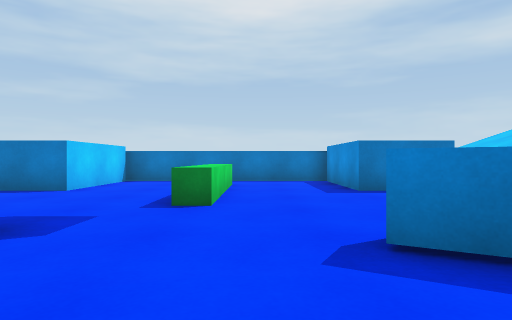
[1] (above)

21 first-person views from a walk through a Unity game level. The camera is 0.66 m above the floor, looks level and sees 75° across. The floor is counted in squares, 1 m on a side. Each view is taken from the middle of a square. On the plan, view 1 faces up. The plan holds only what a view shows up to about 10 squares ahead; the rest is blank. The place goes on beyond the plan. The player is left out. Surface patterns are stand-ins for the level's own textures.

[2]
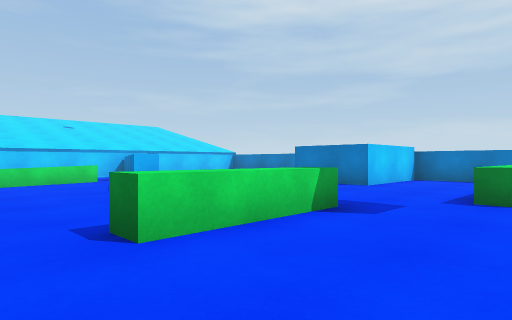

[3]
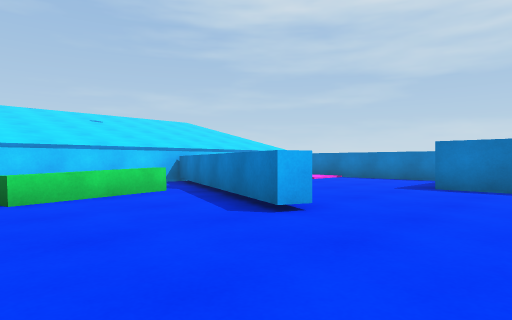

[4]
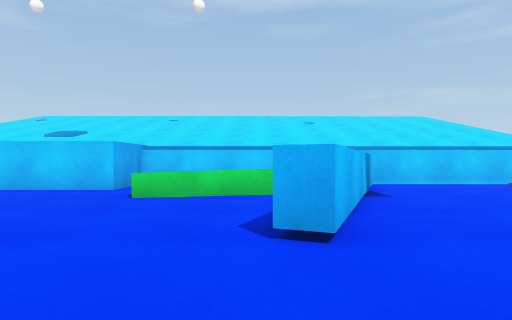

[5]
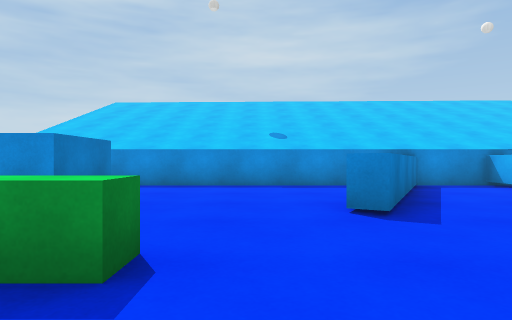

[6]
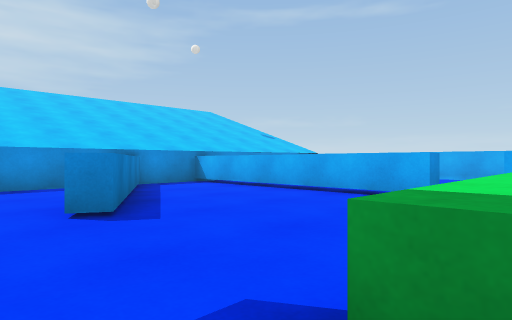

[7]
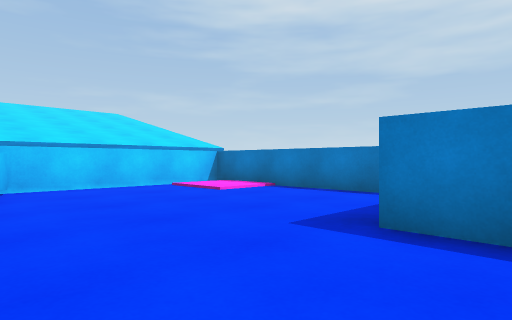

[8]
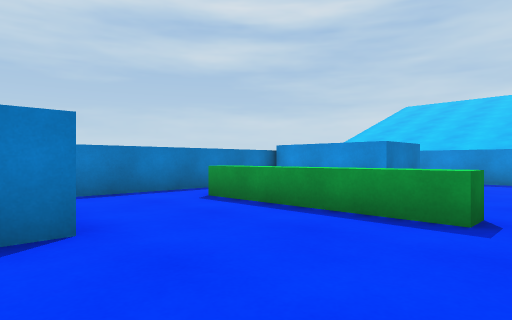

[9]
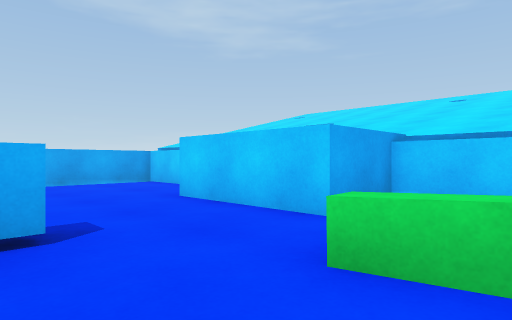

[10]
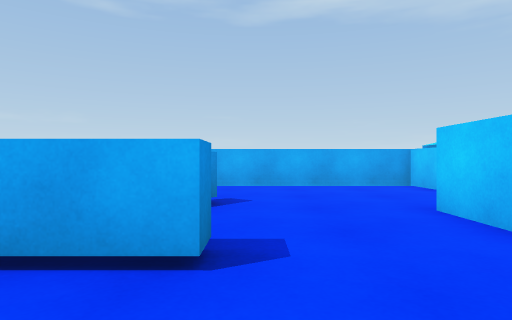

[11]
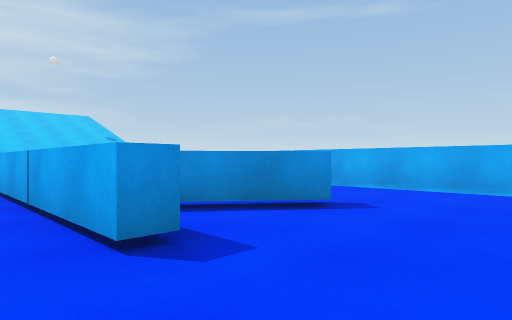

[12]
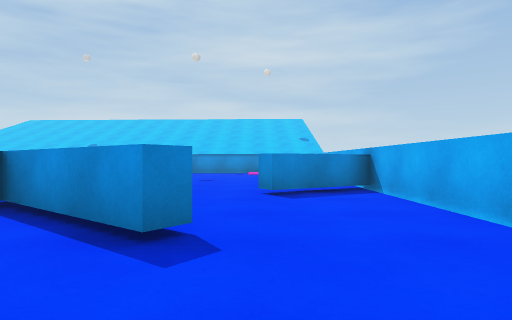

[13]
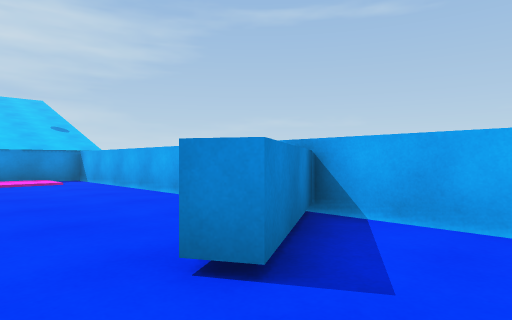

[14]
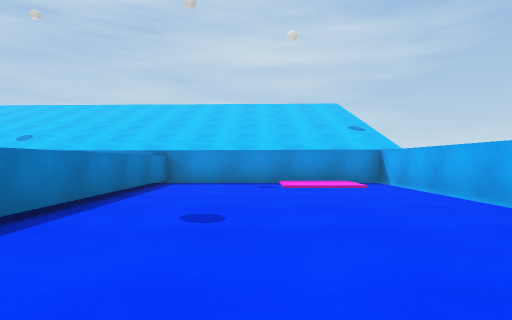

[15]
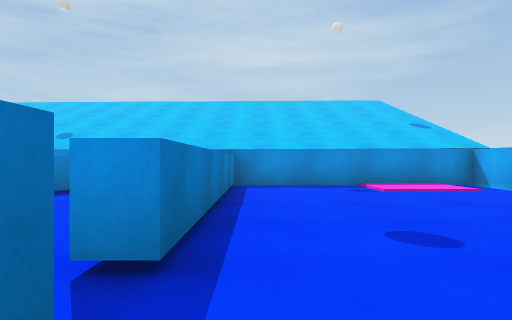

[16]
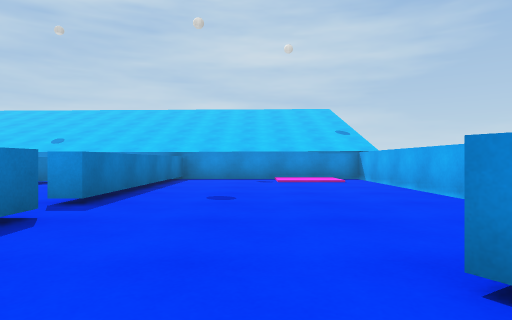

[17]
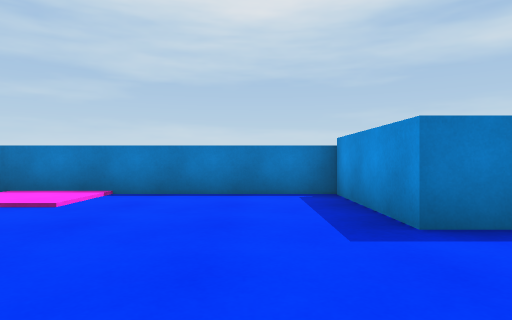

[18]
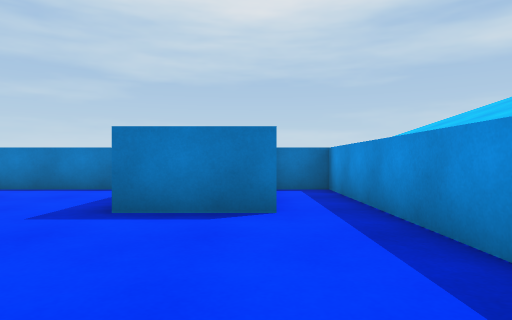

[19]
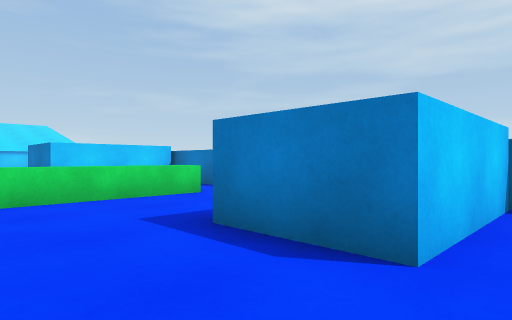

[20]
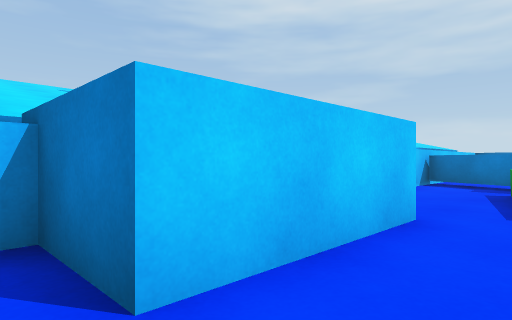

[21]
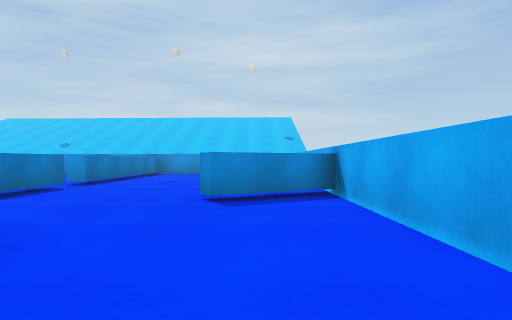

### Floor plan
Key: @ floor where view 1 was taken; # wall or solid block; . main floor; : floor 0.05 m higher than the main floor; = window, fence, low wall or low ledge; ^ raised ledge.
Columns run from 13 left of view 1 to 6 right of it. Each row starts with its distance up from view 1.
 11 ######## ####### ##^
 10 ^::....###.....###.^
  9 ^::....###..^..###.^
  8 #......###..^..###.^
  7 #......###..^...##.^
  6 #...........^......^
  5 #^..........^......^
  4 #^^^...............^
  3 #..=^^^...^........^
  2 #.^.......^...#^^..^
  1 #.=^......^.....^^ ^
  0 #..^.........@....^^
 -1 ##.................^
 -2  #...^^^^^^^^^^^^^^#
 -3  #....^^...........#
 -4 ##....^............#
 -5 ^....^.............#
 -6  ........#.......::#
 -7 #........^.......::#
 -8 #........^^........#
 -9 ####################

Where each view was taken, in squares from view 1:
view 1: 0 up, 0 right, facing up
view 2: 1 down, 0 right, facing up-left
view 3: 1 down, 4 left, facing up-left
view 4: 2 up, 4 left, facing left
view 5: 4 up, 3 left, facing right
view 6: 4 up, 3 left, facing down-right
view 7: 4 up, 5 left, facing up-left
view 8: 4 up, 5 left, facing up-right
view 9: 1 up, 8 left, facing down-left
view 10: 0 up, 9 left, facing down
view 11: 1 down, 11 left, facing down-right
view 12: 6 down, 11 left, facing right
view 13: 5 down, 6 left, facing down-right
view 14: 5 down, 4 left, facing right
view 15: 3 down, 3 left, facing right
view 16: 5 down, 6 left, facing right
view 17: 4 up, 8 left, facing up
view 18: 3 up, 4 right, facing up
view 19: 5 up, 5 right, facing up-left
view 20: 5 down, 10 left, facing up-left
view 21: 7 down, 10 left, facing right
